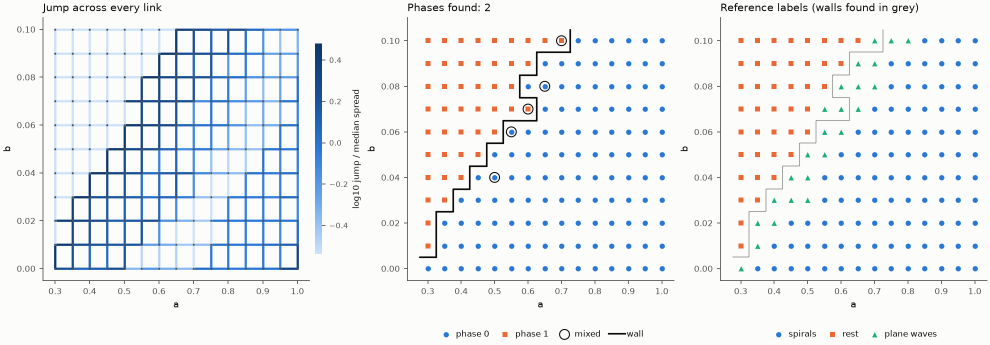
#> input picture docs/examples/barkley/phase_map_hand.png, 1980 x 690 px (shown at 1/2 size)
$ python make_crops.py
#> lines starting #> are read from the running program, lines starting #| are printed output that depends on the picture
"""Panels of the one-page summary (docs/TLDR.pdf), cut from the example figures of docs/examples/.

Usage (from the repository): python docs/tldr/make_crops.py, then in docs/tldr:
pdflatex TLDR.tex, and copy TLDR.pdf to docs/ (pdftoppm -r 200 -png -singlefile TLDR.pdf ../TLDR
for the PNG). Rerun after the examples change.
"""

from pathlib import Path

from PIL import Image

HERE = Path(__file__).parent
EX = HERE.parent / "examples"
CROPS = {   # file: (source, box in pixels: left, top, right, bottom)
    "barkley_map.png": ("barkley/phase_map_hand.png", (735, 0, 1350, 690)),
    "barkley_ref.png": ("barkley/phase_map_hand.png", (1355, 0, 1980, 690)),
    "barkley_states.png": ("barkley/states.png", (0, 0, 1095, 410)),
    "gs_map.png": ("gray-scott/phase_map_hand.png", (720, 0, 1350, 690)),
    "gs_phases.png": ("gray-scott/phases.png", (0, 0, 2935, 450)),
}

if __name__ == "__main__":
    for name, (src, box) in CROPS.items():
        Image.open(EX / src).crop(box).save(HERE / name)
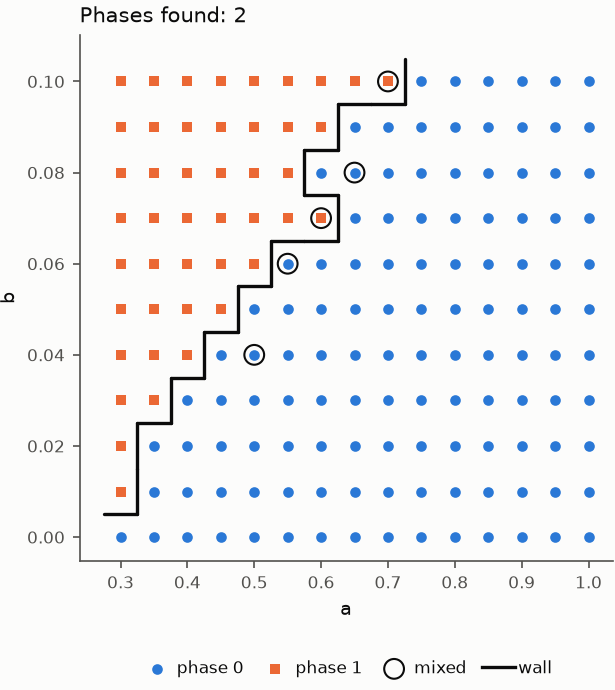
#> saved as barkley_map.png: PIL image 615x690 RGBA; mean R, G, B, A 242.3, 242.8, 243.6, 255
#> pass 3 of the loop `for name, (src, box) in CROPS.items():`:
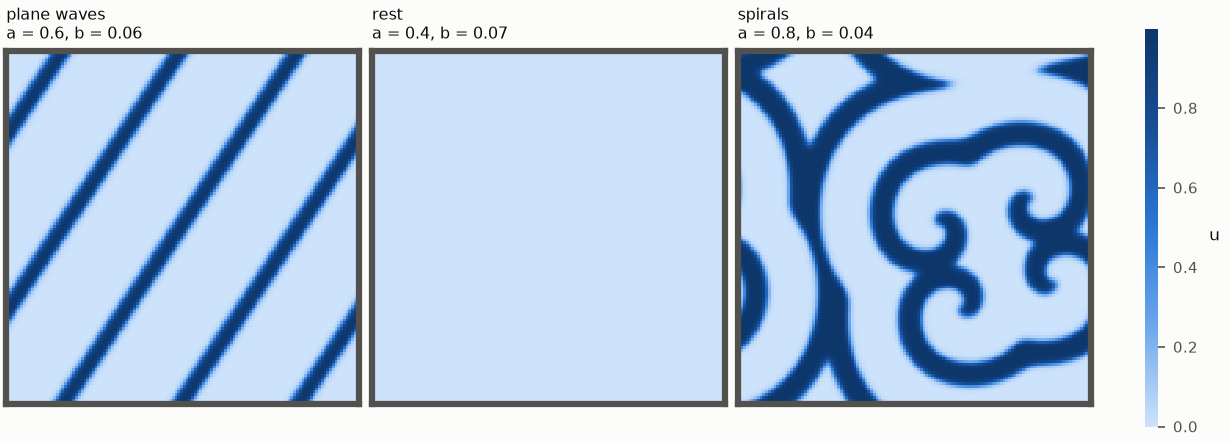
#> input picture docs/examples/barkley/states.png, 1230 x 442 px
#> `Image.open(EX / src).crop(box).save(HERE / name)`:
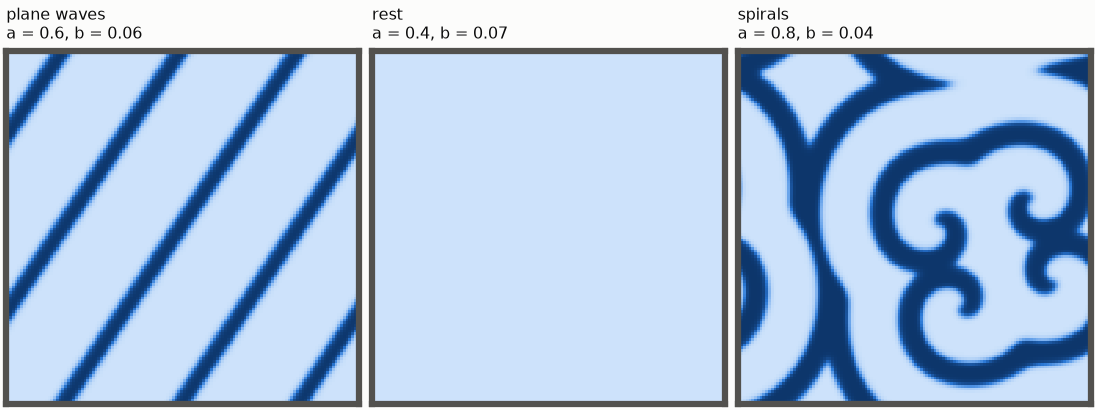
#> saved as barkley_states.png: PIL image 1095x410 RGBA; mean R, G, B, A 174.7, 196.7, 223.2, 255
#> (the run stopped early here; a loop or call above may not have finished)
